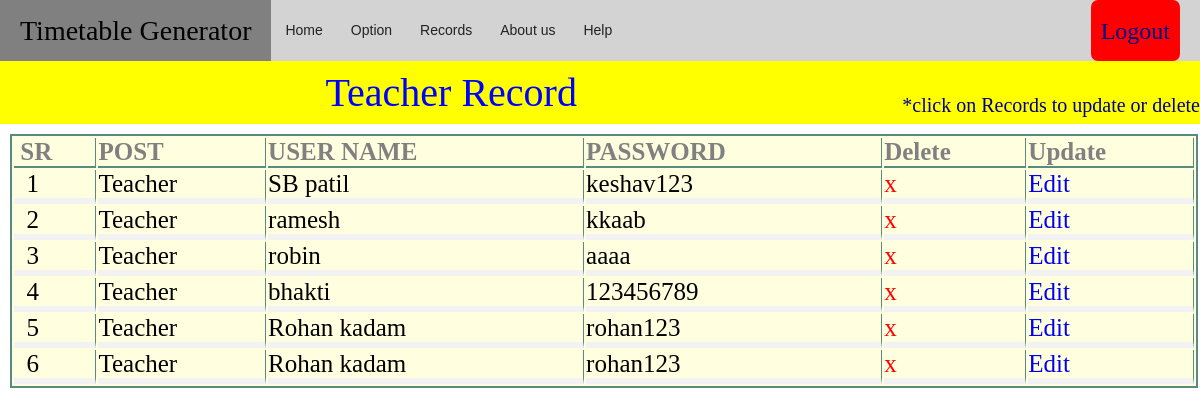
/techerRecord.php, run on the app's committed database.
### tables this page shows
CREATE TABLE `register` (
  `id` int(11) NOT NULL,
  `username` varchar(22) NOT NULL,
  `post` varchar(22) NOT NULL,
  `pass1` varchar(22) NOT NULL
);

### techerRecord.php (the view, shortened to what this page needs)
<!DOCTYPE html>
<html>
<head>
	<link rel="stylesheet" type="text/css" href="alldesign.css">
</head>
<body>
	<nav>
		<p>Timetable Generator</p>
		<ul>
			<li><a href="main.php">Home</a></li>
			<li><a href="#">Option</a>
			<li><a href="#">Records</a>
			</li>
			<li><a href="about.html">About us</a></li>
			<li>
				<a href="#">Help</a>
			</li>
		</ul>
		<div>
			<a href="login.php" style="font-family: timesnewroman;">Logout</a>
		</div>
	</nav>
		<div align="Center" class="disp">
			Teacher Record
			<span class="sp">*click on Records to update or delete</span>
		</div>
		<?php
			include("..\almost\DBConnection.php");
			$query = "SELECT * FROM register WHERE post='Teacher'";
			$sqldata = mysqli_query($conn,$query) or die('Getting an error');
			echo "<table>";
			echo "<tr><th>&nbsp;SR</th><th>POST</th><th>USER NAME</th><th>PASSWORD</th><th>Delete</th><th>Update</th></tr>";
			$i=1;
			while($row = mysqli_fetch_array($sqldata,MYSQLI_ASSOC)) {
					echo "<tr><td>&nbsp;&nbsp;".$i;
					echo "</td><td>";
					echo $row['post'];
					echo "</td><td>";
					echo $row['username'];
					echo "</td><td>";
					echo $row['pass1'];
					echo "</td><td>";
					echo "<a href='deleteTeacher.php?id=$row[id]' onclick='return checkDelete()' style='color: red;'>x</a>";
					echo "</td><td>";
					echo "<a href='editTeacher.php?id=$row[id]&uername=$row[username]&post=$row[post]'>Edit</a>";
					echo "</td></tr>";
					$i++;
			}
			echo "</table>";
		?>
	</body>
	</html>

### alldesign.css (style rules this page uses)
* { margin: 0; padding: 0; }
body { background-image: url(img/tt5.jpeg); background-size: auto; }
nav { background-color: lightgray; border-right: 2px; border-bottom: 4px; width: 100; height: 61px; }
nav p { background-color: gray; color: black; font-size: 28px; line-height: 60px; float: left; padding: 1px 20px 0px 20px; }
nav ul { background-color: lightgray; float: left; }
nav ul li { float: left; list-style: none; position: relative; }
nav ul li a { display: block; font-family: arial; color: #222; font-size: 14px; padding: 22px 14px; text-decoration: none; }
nav div a { font-size: 24px; margin-right: 20px; padding: 1px 10px 0px 10px; background-color: red; color: darkblue; }
div a { align-self: center; float: right; color: white; background-color: green; padding: 30px 70px; border-radius: 7px; text-decoration: none; font-size: 28px; line-height: 60px; }

### techerRecord.php (style rules this page uses)
body { background-image: none; }
.disp { color: blue; font-style: TimesNewRoman; font-size: 40px; background-color: yellow; padding-top: 8px; padding-bottom: 8px; }
.sp { color: darkblue; float: right; font-size: 20px; padding-top: 25px; }
table { margin: 10px; border: 2px solid #588c7e; background-color: lightyellow; font-size: 25px; width: 99%; text-align: left; }
th { border-right: .7px solid #588c7e; border-bottom: 2px solid #588c7e; color: gray; }
td { border-bottom: 6px solid #f2f2f2; border-right: .7px solid #588c7e; }
td a { text-decoration: none; }

### data on the page
register: post "Teacher", username "SB patil", pass1 "keshav123"
register: post "Teacher", username "ramesh", pass1 "kkaab"
register: post "Teacher", username "robin", pass1 "aaaa"
register: post "Teacher", username "bhakti", pass1 "123456789"
register: post "Teacher", username "Rohan kadam", pass1 "rohan123"
register: post "Teacher", username "Rohan kadam", pass1 "rohan123"
